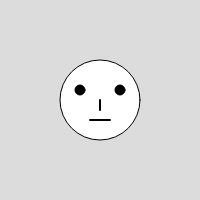
Frame 1 (no input)
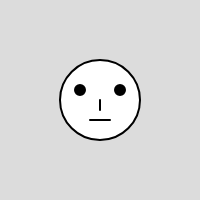
Frame 60 (no input)
Frame 120 (the mouse pressed at the canvas centre since frame 60): identical to frame 60, image omitted

The p5.js sketch that drew these frames (run headless with seeded random() and noise() and a simulated clock; from frame 60 on, the mouse is pressed at the canvas centre):

// p5.js sketch
// ── sketch.js

function setup() {
  createCanvas(200, 200);
}

function draw() {
  background(220);
  
  
  fill(255); 
  ellipse(100, 100, 80, 80); 
  
  
  fill(0); 
  ellipse(80, 90, 10, 10); 
  ellipse(120, 90, 10, 10); 


  
  noFill(); 
  stroke(0); 
  strokeWeight(2); 
  line(90, 120, 110, 120); 
  
  fill (0)
  line (100, 110, 100, 100)
  
}
